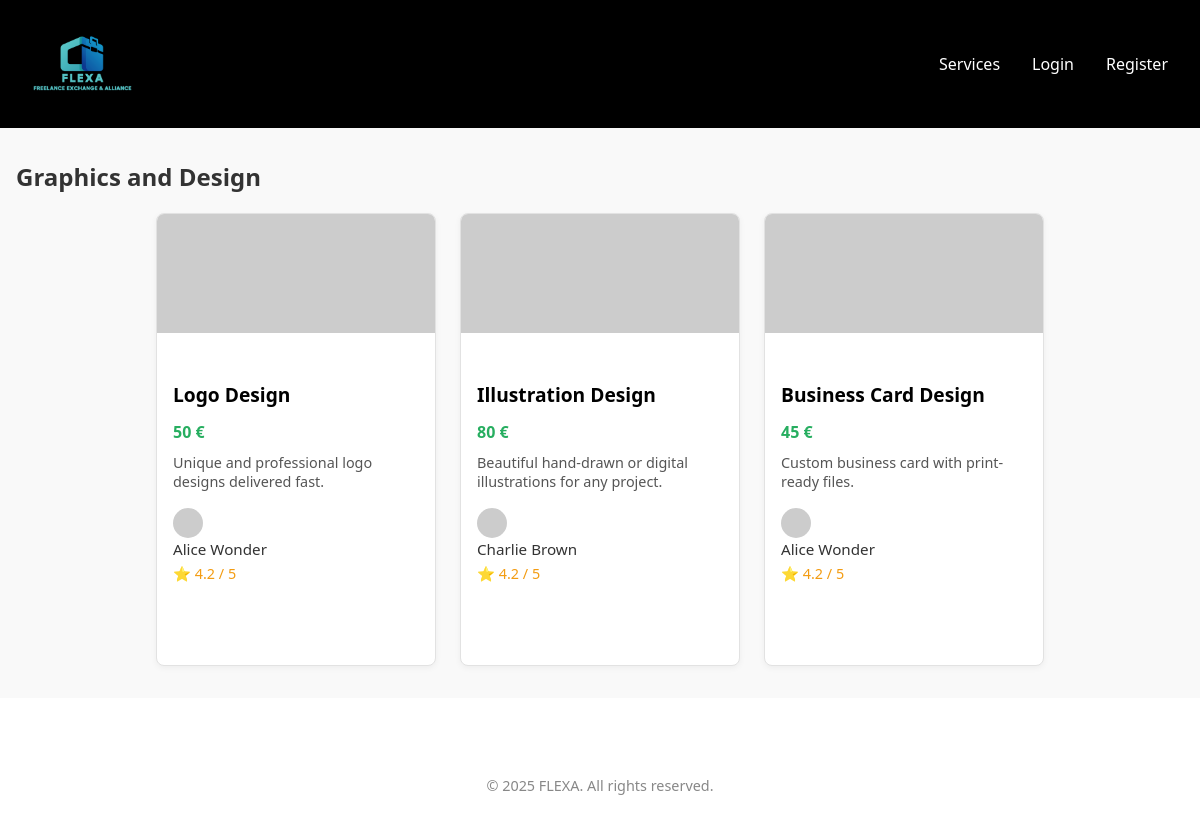
Page /pages/category.php?name=Graphics+and+Design on the committed database.
### tables this page shows
CREATE TABLE Service
(
    serviceId    INTEGER,
    freelancerId INTEGER,
    categoryId   INTEGER,
    title        VARCHAR(255),
    price        DECIMAL(10, 2),
    deliveryTime INTEGER,
    description  TEXT,
    about        TEXT,
    status       VARCHAR(15),
    rating       DECIMAL(2, 1) DEFAULT 0,

    CONSTRAINT Service_PK PRIMARY KEY (serviceId),
    CONSTRAINT Service_freelancerId_NN CHECK (freelancerId IS NOT NULL),
    CONSTRAINT Service_title_NN CHECK (title IS NOT NULL),
    CONSTRAINT Service_price_NN CHECK (price IS NOT NULL),
    CONSTRAINT Service_deliveryTime_NN CHECK (deliveryTime IS NOT NULL),
    CONSTRAINT Service_description_NN CHECK (description IS NOT NULL),
    CONSTRAINT Service_status_NN CHECK (status IS NOT NULL),
    CONSTRAINT Service_rating_NN CHECK (rating IS NOT NULL),
    CONSTRAINT Service_freelancer_FK FOREIGN KEY (freelancerId) REFERENCES User (userId) ON UPDATE CASCADE,
    CONSTRAINT Service_category_FK FOREIGN KEY (categoryId) REFERENCES ServiceCategory (serviceCategoryId) ON DELETE SET NULL ON UPDATE CASCADE,
    CONSTRAINT Service_deliveryTime_check CHECK (deliveryTime > 0),
    CONSTRAINT Service_status_CK CHECK (status IN ('active', 'inactive', 'deleted')),
    CONSTRAINT Service_rating_CK CHECK (rating BETWEEN 0 AND 5)
);

### pages/category.php (called while the page is built, shortened)
<?php
require_once(__DIR__ . '/../templates/common.tpl.php');
require_once(__DIR__ . '/../templates/category.tpl.php');
require_once(__DIR__ . '/../database/connection.db.php');
require_once(__DIR__ . '/../model/category.class.php');
require_once(__DIR__ . '/../database/complex_queries.php');
$category = $_GET['name'] ?? '';
$category = urldecode($category);
$db = getDatabaseConnection();
$categoryObj = Category::getCategoryByName($db, $category);
$categoryId = $categoryObj->getId();
$relatedServices = getServices_FreelancersByCategoryId($db, $categoryId);
drawCategoryResults($category, $relatedServices);

### database/complex_queries.php (called while the page is built, shortened)
<?php
function getServices_FreelancersByCategoryId(PDO $db, int $cat_id): array
{
    $stmt = $db->prepare("
         SELECT
            S.freelancerId,
            S.serviceId,
            S.title,
            S.price,
            S.deliveryTime,
            S.description,
            S.about,
            S.status,
            U.name AS freelancerName,
            U.profilePictureURL,
            SM.mediaURL
        FROM Service S
        JOIN User U ON S.freelancerId = U.userId
        JOIN ServiceMedia SM ON S.serviceId = SM.serviceId
        WHERE S.categoryId = :cat_id
    ");
    $stmt->bindParam(":cat_id", $cat_id, PDO::PARAM_INT);
    $stmt->execute();
    $services = [];
    while ($row = $stmt->fetch(PDO::FETCH_ASSOC)) {
        $id = $row['serviceId'];
        $freelancer = User::getUserById($db, $row['freelancerId']);
        $rating = $freelancer->getRating($db);
        if (!isset($services[$id])) {
            $services[$id] = [
                'serviceId' => $row['serviceId'],
                'title' => $row['title'],
                'price' => $row['price'],
                'deliveryTime' => $row['deliveryTime'],
                'description' => $row['description'],
                'about' => $row['about'],
                'status' => $row['status'],
                'avgRating' => $rating,
                'freelancer' => [
                    'id' => $row['freelancerId'],
                    'name' => $row['freelancerName'],
                    'profilePictureURL' => $row['profilePictureURL']
                ],
                'images' => []
            ];
        }
        $services[$id]['images'][] = $row['mediaURL'];
    }
    return array_values($services);
}

### model/category.class.php (called while the page is built, shortened)
<?php
class Category
{
    private int $id;
    public function __construct(int $id, string $name, string $icon)
    {
        $this->id = $id;
    }
    public function getId(): int
    {
        return $this->id;
    }
    public static function getCategoryByName(PDO $db, string $name): ?Category
    {
        $stmt = $db->prepare("SELECT * FROM ServiceCategory WHERE name = ?");
        $stmt->execute([$name]);
        $data = $stmt->fetch(PDO::FETCH_ASSOC);
        return new Category(intval($data['serviceCategoryId']), $data['name'], $data['icon']);
    }
}

### templates/category.tpl.php (the view, shortened to what this page needs)
<?php
require_once(__DIR__ . '/../templates/common.tpl.php');
require_once(__DIR__ . '/../database/connection.db.php');
require_once(__DIR__ . '/../model/category.class.php');
?>
<?php function drawCategoryResults(string $category, array $services): void
{ ?>
    <section class="category-section">
        <div class="category-container">
            <?php
            if (strtolower($category) === 'services') {
                echo '<h2 class="section-title">Services</h2>';
            } elseif (str_starts_with($category, '_')) {
                echo '<h2 class="section-title">Search Results for ' . htmlspecialchars(ucfirst(substr($category, 1))) . '</h2>';
            } else {
                echo '<h2 class="section-category-title">' . htmlspecialchars($category) . '</h2>';
            }
            ?>
            <?php if (empty($services)): ?>
                <p>No services found in this category.</p>
            <?php else: ?>
                <div class="service-grid">
                    <?php foreach ($services as $service): ?>
                        <article class="service-display">
                            <div class="service-slider" data-service-id="<?= $service['serviceId'] ?>">
                                <div class="slider-images">
                                    <?php foreach ($service['images'] as $index => $imgURL): ?>
                                        <a href="/pages/service_detail.php?id=<?= $service['serviceId'] ?>">
                                            <img src="<?= htmlspecialchars($imgURL) ?>"
                                                 alt="Service image <?= $index + 1 ?>"
                                                 class="slider-image<?= $index === 0 ? ' active' : '' ?>">
                                        </a>
                                    <?php endforeach; ?>
                                </div>
                            </div>
                            <div class="service-info">
                                <h3 class="service-title"><?= htmlspecialchars($service['title']) ?></h3>
                                <p class="service-price"><?= htmlspecialchars((string)$service['price']) ?> €</p>
                                <p class="service-description"><?= htmlspecialchars($service['description']) ?></p>
                                <div class="freelancer-info">
                                    <a href="/pages/user.php?id=<?= $service['freelancer']['id'] ?>">
                                        <img src="<?= htmlspecialchars($service['freelancer']['profilePictureURL']) ?>"
                                             alt="Freelancer profile" class="freelancer-pic">
                                        <span class="freelancer-name"><?= htmlspecialchars($service['freelancer']['name']) ?></span>
                                    </a>
                                </div>
                                <?php if ($service['avgRating'] != 0): ?>
                                    <p class="service-rating">⭐ <?= htmlspecialchars((string)$service['avgRating']) ?> /
                                        5</p>
                                <?php else: ?>
                                    <p class="service-rating">⭐ No ratings yet</p>
                                <?php endif; ?>
                            </div>
                        </article>
                    <?php endforeach; ?>
                </div>
            <?php endif; ?>
        </div>
    </section>
<?php } ?>

### css/base.css (style rules this page uses)
body { margin: 0; background: #ffffff; color: #333; font-family: 'Segoe UI', sans-serif; padding: 0; }
a { text-decoration: none; color: inherit; }
h1, h2, h3, h4, h5, h6 { margin-top: 0; font-weight: bold; }
p { margin-bottom: 1rem; }
img { max-width: 100%; height: auto; display: block; }

### css/categories.css (style rules this page uses)
.category-section { padding: 2rem 0; background-color: #f9f9f9; }
.category-container { max-width: 1200px; margin: 0 auto; padding: 0 1rem; }

### css/user.css (style rules this page uses)
.service-info p { margin: 0.3rem 0; text-align: left; }

### css/service.css (style rules this page uses)
.service-grid { display: flex; gap: 1.5rem; justify-content: center; flex-wrap: wrap; align-items: stretch; }
.service-display { background-color: white; border: 1px solid #e2e2e2; border-radius: 8px; overflow: hidden; box-shadow: 0 2px 6px rgba(0, 0, 0, 0.05); transition: transform 0.2s ease; display: flex; flex-direction: column; justify-content: space-between; width: 280px; min-height: 500px; box-sizing: border-box; flex: 0 1 auto; }
.service-info { flex-grow: 1; display: flex; flex-direction: column; padding: 1rem; height: 100%; }
.service-title { font-size: 1.2rem; font-weight: bold; margin-bottom: 0.5rem; color: #000 !important; }
.service-price { color: #27ae60; font-weight: 600; margin-bottom: 0.5rem; }
.service-description { font-size: 0.9rem; color: #555; overflow: hidden; text-overflow: ellipsis; display: -webkit-box; -webkit-line-clamp: 3; -webkit-box-orient: vertical; }
.freelancer-info { display: flex; align-items: center; gap: 0.5rem; margin-top: 0.75rem; }
.freelancer-pic { width: 30px; height: 30px; border-radius: 50%; object-fit: cover; }
.freelancer-name { font-size: 0.95rem; font-weight: 500; color: #333; }
.service-rating { font-size: 0.9rem; color: #f39c12; margin-top: 0.5rem; }
h3 { margin-bottom: 1rem; margin-top: 2rem; font-size: 1.4rem; }
.carousel, .service-slider { position: relative; width: 100%; height: 180px; overflow: hidden; margin: 0; }
.slider-images { position: relative; width: 100%; height: 100%; }
.carousel-image, .slider-image { width: 100%; height: 100%; object-fit: cover; display: none; position: absolute; top: 0; left: 0; }
.carousel-image.active, .slider-image.active { display: block; }

### css/forms.css (style rules this page uses)
.service-grid article.service-display { width: 280px; min-height: 450px; }

### rows in the picture
service: title "Logo Design", price "50", description "Unique and professional logo designs delivered fast.", name "Alice Wonder", avgRating "4.2"
service: title "Illustration Design", price "80", description "Beautiful hand-drawn or digital illustrations for any project.", name "Charlie Brown", avgRating "4.2"
service: title "Business Card Design", price "45", description "Custom business card with print-ready files.", name "Alice Wonder", avgRating "4.2"

### other values in the picture
$category "Graphics and Design"
